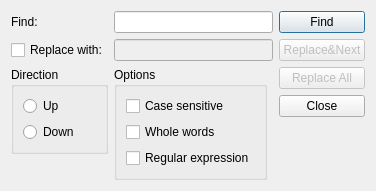
<?xml version="1.0" encoding="UTF-8"?>
<ui version="4.0">
 <class>SearchAndReplace</class>
 <widget class="QDialog" name="SearchAndReplace">
  <property name="geometry">
   <rect>
    <x>0</x>
    <y>0</y>
    <width>370</width>
    <height>166</height>
   </rect>
  </property>
  <property name="windowTitle">
   <string>Find and Replace</string>
  </property>
  <layout class="QGridLayout" name="gridLayout_3">
   <item row="0" column="0">
    <widget class="QLabel" name="label">
     <property name="text">
      <string>Find:</string>
     </property>
    </widget>
   </item>
   <item row="1" column="0">
    <widget class="QCheckBox" name="checkReplace">
     <property name="text">
      <string>Replace with:</string>
     </property>
    </widget>
   </item>
   <item row="2" column="1">
    <widget class="QGroupBox" name="groupBox_2">
     <property name="title">
      <string>Options</string>
     </property>
     <layout class="QGridLayout" name="gridLayout_2">
      <item row="0" column="0">
       <widget class="QCheckBox" name="checkCs">
        <property name="text">
         <string>Case sensitive</string>
        </property>
       </widget>
      </item>
      <item row="1" column="0">
       <widget class="QCheckBox" name="checkWhole">
        <property name="text">
         <string>Whole words</string>
        </property>
       </widget>
      </item>
      <item row="2" column="0">
       <widget class="QCheckBox" name="checkRegexp">
        <property name="text">
         <string>Regular expression</string>
        </property>
       </widget>
      </item>
     </layout>
    </widget>
   </item>
   <item row="0" column="3" rowspan="3">
    <layout class="QVBoxLayout" name="verticalLayout">
     <item>
      <widget class="QPushButton" name="pushFind">
       <property name="text">
        <string>Find</string>
       </property>
      </widget>
     </item>
     <item>
      <widget class="QPushButton" name="pushReplaceAndNext">
       <property name="enabled">
        <bool>false</bool>
       </property>
       <property name="text">
        <string extracomment="The sign &quot;&amp;&amp;&quot; means &quot;&amp;&quot; (&quot;AND&quot;). So the button name means &quot;Replace the found text and search again&quot;">Replace&amp;&amp;Next</string>
       </property>
      </widget>
     </item>
     <item>
      <widget class="QPushButton" name="pushReplaceAll">
       <property name="enabled">
        <bool>false</bool>
       </property>
       <property name="text">
        <string>Replace All</string>
       </property>
      </widget>
     </item>
     <item>
      <widget class="QPushButton" name="pushClose">
       <property name="text">
        <string>Close</string>
       </property>
      </widget>
     </item>
     <item>
      <spacer name="verticalSpacer">
       <property name="orientation">
        <enum>Qt::Vertical</enum>
       </property>
       <property name="sizeHint" stdset="0">
        <size>
         <width>20</width>
         <height>0</height>
        </size>
       </property>
      </spacer>
     </item>
    </layout>
   </item>
   <item row="2" column="0">
    <layout class="QVBoxLayout" name="verticalLayout_2">
     <item>
      <widget class="QGroupBox" name="groupBox">
       <property name="title">
        <string>Direction</string>
       </property>
       <layout class="QGridLayout" name="gridLayout">
        <item row="0" column="0">
         <widget class="QRadioButton" name="radioUp">
          <property name="text">
           <string>Up</string>
          </property>
         </widget>
        </item>
        <item row="1" column="0">
         <widget class="QRadioButton" name="radioDown">
          <property name="text">
           <string>Down</string>
          </property>
         </widget>
        </item>
       </layout>
      </widget>
     </item>
     <item>
      <spacer name="verticalSpacer_2">
       <property name="orientation">
        <enum>Qt::Vertical</enum>
       </property>
       <property name="sizeHint" stdset="0">
        <size>
         <width>20</width>
         <height>0</height>
        </size>
       </property>
      </spacer>
     </item>
    </layout>
   </item>
   <item row="2" column="2">
    <spacer name="horizontalSpacer">
     <property name="orientation">
      <enum>Qt::Horizontal</enum>
     </property>
     <property name="sizeHint" stdset="0">
      <size>
       <width>0</width>
       <height>20</height>
      </size>
     </property>
    </spacer>
   </item>
   <item row="1" column="1" colspan="2">
    <widget class="QLineEdit" name="lineReplace">
     <property name="enabled">
      <bool>false</bool>
     </property>
    </widget>
   </item>
   <item row="0" column="1" colspan="2">
    <widget class="QLineEdit" name="lineFind"/>
   </item>
  </layout>
 </widget>
 <tabstops>
  <tabstop>lineFind</tabstop>
  <tabstop>checkReplace</tabstop>
  <tabstop>lineReplace</tabstop>
  <tabstop>radioUp</tabstop>
  <tabstop>radioDown</tabstop>
  <tabstop>checkCs</tabstop>
  <tabstop>checkWhole</tabstop>
  <tabstop>checkRegexp</tabstop>
  <tabstop>pushFind</tabstop>
  <tabstop>pushReplaceAndNext</tabstop>
  <tabstop>pushReplaceAll</tabstop>
  <tabstop>pushClose</tabstop>
 </tabstops>
 <resources/>
 <connections>
  <connection>
   <sender>checkReplace</sender>
   <signal>toggled(bool)</signal>
   <receiver>lineReplace</receiver>
   <slot>setEnabled(bool)</slot>
   <hints>
    <hint type="sourcelabel">
     <x>83</x>
     <y>42</y>
    </hint>
    <hint type="destinationlabel">
     <x>174</x>
     <y>54</y>
    </hint>
   </hints>
  </connection>
  <connection>
   <sender>pushClose</sender>
   <signal>clicked()</signal>
   <receiver>SearchAndReplace</receiver>
   <slot>accept()</slot>
   <hints>
    <hint type="sourcelabel">
     <x>359</x>
     <y>119</y>
    </hint>
    <hint type="destinationlabel">
     <x>438</x>
     <y>50</y>
    </hint>
   </hints>
  </connection>
  <connection>
   <sender>pushFind</sender>
   <signal>clicked()</signal>
   <receiver>SearchAndReplace</receiver>
   <slot>find()</slot>
   <hints>
    <hint type="sourcelabel">
     <x>336</x>
     <y>15</y>
    </hint>
    <hint type="destinationlabel">
     <x>428</x>
     <y>21</y>
    </hint>
   </hints>
  </connection>
  <connection>
   <sender>checkReplace</sender>
   <signal>toggled(bool)</signal>
   <receiver>pushReplaceAndNext</receiver>
   <slot>setEnabled(bool)</slot>
   <hints>
    <hint type="sourcelabel">
     <x>53</x>
     <y>46</y>
    </hint>
    <hint type="destinationlabel">
     <x>319</x>
     <y>53</y>
    </hint>
   </hints>
  </connection>
  <connection>
   <sender>checkReplace</sender>
   <signal>toggled(bool)</signal>
   <receiver>pushReplaceAll</receiver>
   <slot>setEnabled(bool)</slot>
   <hints>
    <hint type="sourcelabel">
     <x>31</x>
     <y>41</y>
    </hint>
    <hint type="destinationlabel">
     <x>322</x>
     <y>83</y>
    </hint>
   </hints>
  </connection>
  <connection>
   <sender>pushReplaceAndNext</sender>
   <signal>clicked()</signal>
   <receiver>SearchAndReplace</receiver>
   <slot>replaceAndNext()</slot>
   <hints>
    <hint type="sourcelabel">
     <x>303</x>
     <y>50</y>
    </hint>
    <hint type="destinationlabel">
     <x>313</x>
     <y>250</y>
    </hint>
   </hints>
  </connection>
  <connection>
   <sender>pushReplaceAll</sender>
   <signal>clicked()</signal>
   <receiver>SearchAndReplace</receiver>
   <slot>slotReplaceAll()</slot>
   <hints>
    <hint type="sourcelabel">
     <x>330</x>
     <y>81</y>
    </hint>
    <hint type="destinationlabel">
     <x>337</x>
     <y>202</y>
    </hint>
   </hints>
  </connection>
  <connection>
   <sender>lineFind</sender>
   <signal>textChanged(QString)</signal>
   <receiver>SearchAndReplace</receiver>
   <slot>slotSearchChanged()</slot>
   <hints>
    <hint type="sourcelabel">
     <x>144</x>
     <y>19</y>
    </hint>
    <hint type="destinationlabel">
     <x>149</x>
     <y>214</y>
    </hint>
   </hints>
  </connection>
  <connection>
   <sender>checkReplace</sender>
   <signal>toggled(bool)</signal>
   <receiver>SearchAndReplace</receiver>
   <slot>slotSearchChanged()</slot>
   <hints>
    <hint type="sourcelabel">
     <x>70</x>
     <y>46</y>
    </hint>
    <hint type="destinationlabel">
     <x>76</x>
     <y>202</y>
    </hint>
   </hints>
  </connection>
  <connection>
   <sender>lineReplace</sender>
   <signal>textChanged(QString)</signal>
   <receiver>SearchAndReplace</receiver>
   <slot>slotSearchChanged()</slot>
   <hints>
    <hint type="sourcelabel">
     <x>228</x>
     <y>45</y>
    </hint>
    <hint type="destinationlabel">
     <x>229</x>
     <y>195</y>
    </hint>
   </hints>
  </connection>
  <connection>
   <sender>radioUp</sender>
   <signal>toggled(bool)</signal>
   <receiver>SearchAndReplace</receiver>
   <slot>slotSearchChanged()</slot>
   <hints>
    <hint type="sourcelabel">
     <x>43</x>
     <y>95</y>
    </hint>
    <hint type="destinationlabel">
     <x>43</x>
     <y>213</y>
    </hint>
   </hints>
  </connection>
  <connection>
   <sender>checkCs</sender>
   <signal>toggled(bool)</signal>
   <receiver>SearchAndReplace</receiver>
   <slot>slotSearchChanged()</slot>
   <hints>
    <hint type="sourcelabel">
     <x>181</x>
     <y>97</y>
    </hint>
    <hint type="destinationlabel">
     <x>178</x>
     <y>238</y>
    </hint>
   </hints>
  </connection>
  <connection>
   <sender>checkWhole</sender>
   <signal>toggled(bool)</signal>
   <receiver>SearchAndReplace</receiver>
   <slot>slotSearchChanged()</slot>
   <hints>
    <hint type="sourcelabel">
     <x>167</x>
     <y>109</y>
    </hint>
    <hint type="destinationlabel">
     <x>169</x>
     <y>189</y>
    </hint>
   </hints>
  </connection>
  <connection>
   <sender>checkRegexp</sender>
   <signal>toggled(bool)</signal>
   <receiver>SearchAndReplace</receiver>
   <slot>slotSearchChanged()</slot>
   <hints>
    <hint type="sourcelabel">
     <x>211</x>
     <y>138</y>
    </hint>
    <hint type="destinationlabel">
     <x>211</x>
     <y>197</y>
    </hint>
   </hints>
  </connection>
 </connections>
 <slots>
  <slot>find()</slot>
  <slot>replaceAndNext()</slot>
  <slot>slotReplaceAll()</slot>
  <slot>slotSearchChanged()</slot>
 </slots>
</ui>
